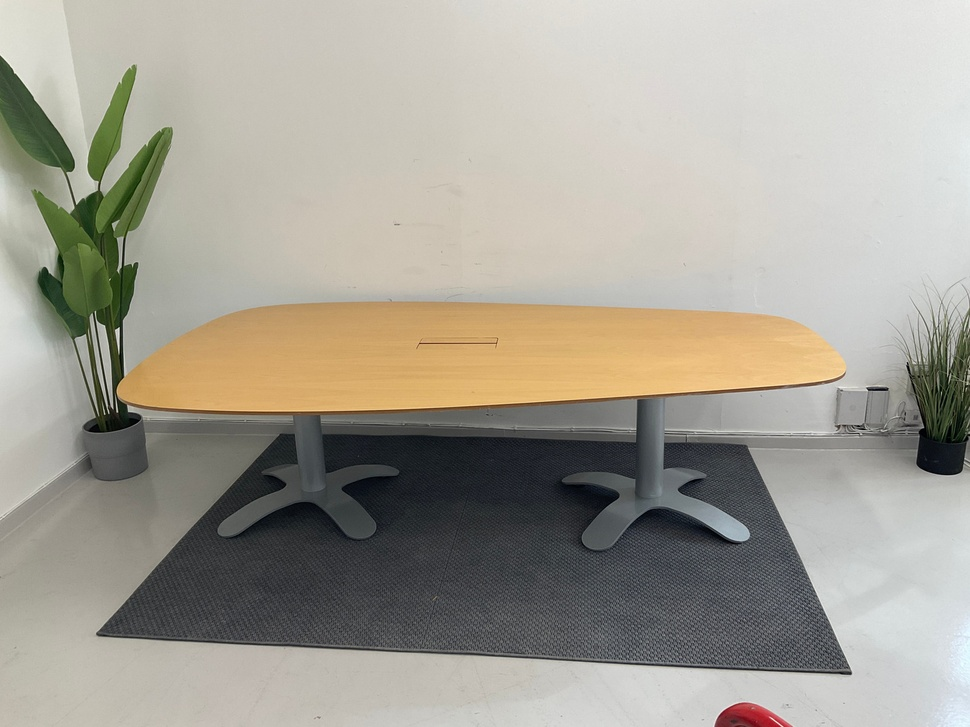
#> input picture Resources/konferansebord.jpg, 970 x 727 px, shrunk from 1600 x 1200 before the run
$ python chapter1.py
#> lines starting #> are read from the running program, lines starting #| are printed output that depends on the picture; after the words box and inside, x2 and y2 are one past the last pixel; in counts of white or black regions, pixels touching at a corner belong together
# Importing the OpenCV library.
import cv2

# Importing the numpy library.
import numpy as np

# Reading the image from the path and storing it in the variable img.
img = cv2.imread("../Resources/konferansebord.jpg")
#> img is the input picture: shape (727, 970, 3); mean B, G, R 149.3, 160.3, 164.3

"""
    Kernel values are multiplied with pixel values. If all of them are zero,
    the output will be zero. If it is not 1, the output is multiplied by the
    value you provide into kernel. It is 1 to maintain the pixel value and ALL
    1 since that is what the erosion filter accomplishes.
    Kernels are often 1, 0, -1 combinations, depending on the kernel's aim.
    As an example, in your case, a kernel of 5x5 1s is multiplied by 5x5
    sub-images (which I think sums of pixel values of it).
"""

# Creating a kernel of 5x5 zeros.
kernel = np.ones((5, 5), np.uint8)

# Converting the image to gray scale.
imgGray = cv2.cvtColor(img, cv2.COLOR_BGR2GRAY)
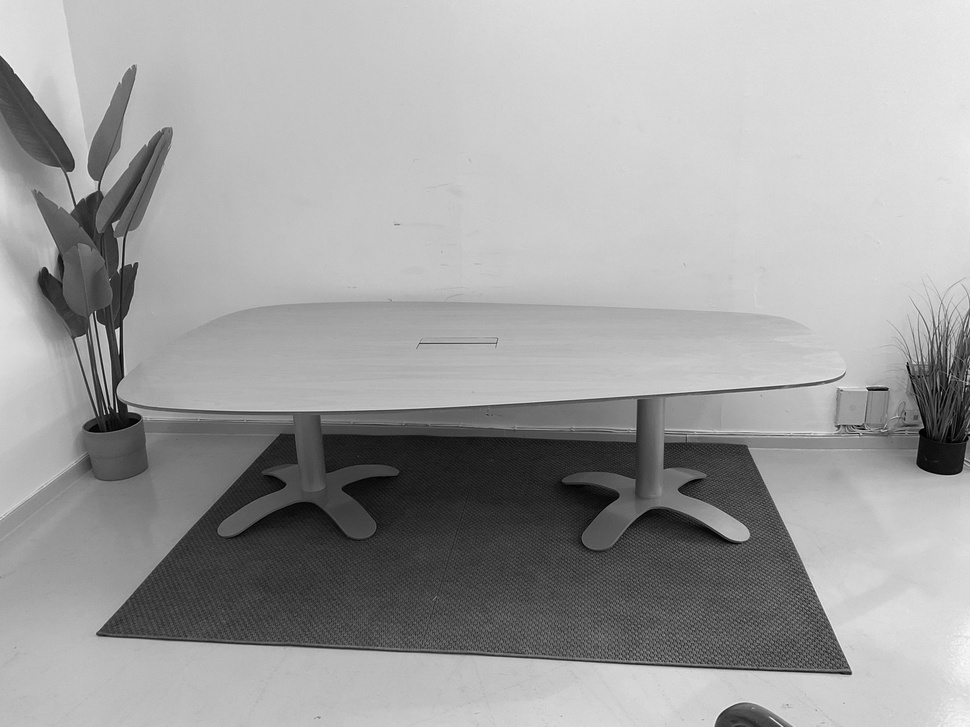
#> imgGray: shape (727, 970); min 0, max 249, mean 160.2

# Blurring the image.
imgBlur = cv2.GaussianBlur(imgGray, (7, 7), 0)

# Detecting the edges of the image.
imgCanny = cv2.Canny(img, 150, 200)
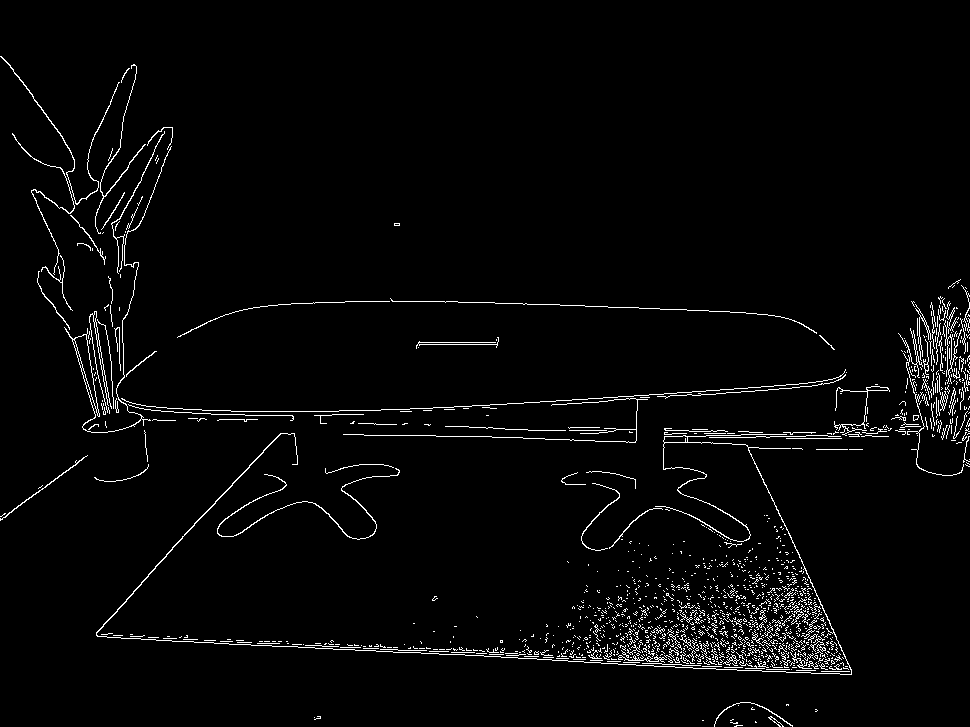
#> imgCanny: shape (727, 970); 2.7% white in thin lines or dots


"""
    Dilation adds pixels to the boundaries of objects in an image, while
    erosion removes pixels on object boundaries. The number of pixels
    added or removed from the objects in an image depends on the size
    and shape of the structuring element used to process the image.
"""

# The below code is dilating the image.
imgDialation = cv2.dilate(imgCanny, kernel, iterations=1)
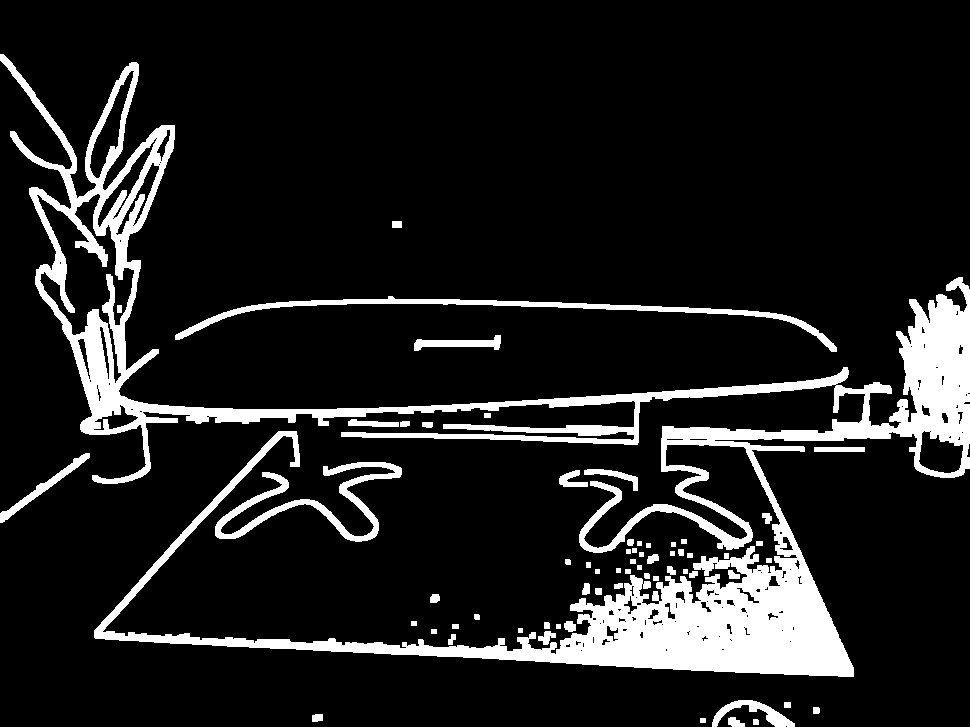
#> imgDialation: shape (727, 970); 12.3% white; 64 white regions, largest, box (x1, y1, x2, y2) and area: (0, 54, 970, 677) 74312, (175, 296, 837, 352) 3710, (215, 462, 402, 542) 3162


"""
    Erosion shrink-ens the image pixels i.e. it is used for shrinking of element
    using element B. Erosion removes pixels on object boundaries.: The value of
    the output pixel is the minimum value of all the pixels in the neighborhood.
    A pixel is set to 0 if any of the neighboring pixels have the value 0.
"""

# The below code is eroding the image.
imgEroded = cv2.erode(imgDialation, kernel, iterations=1)
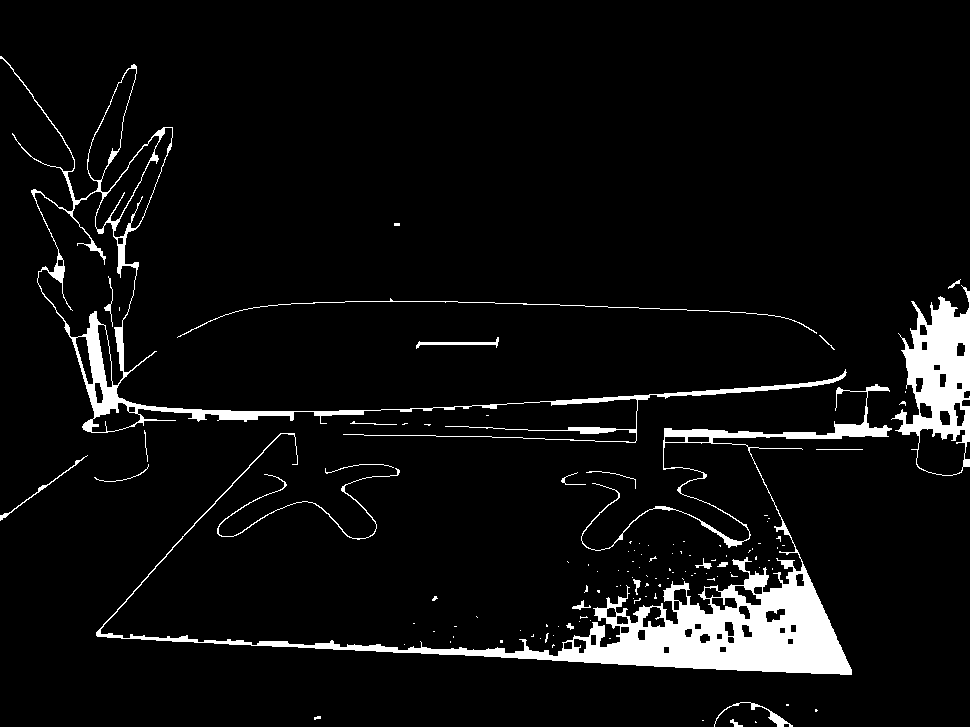
#> imgEroded: shape (727, 970); 5.9% white; 117 white regions (92 under 20 px), largest, box (x1, y1, x2, y2) and area: (96, 384, 892, 675) 22715, (0, 56, 847, 443) 8981, (891, 285, 970, 476) 6802


# Showing the images in a window.
cv2.imshow("Original Image", img)
cv2.imshow("Gray Image", imgGray)
cv2.imshow("Blur Image", imgBlur)
cv2.imshow("Canny Image", imgCanny)
cv2.imshow("Dialation Image", imgDialation)
cv2.imshow("Eroded Image", imgEroded)

# Waiting for a key to be pressed.
cv2.waitKey(0)

$ run again, with Resources/family.png saved as Resources/konferansebord.jpg
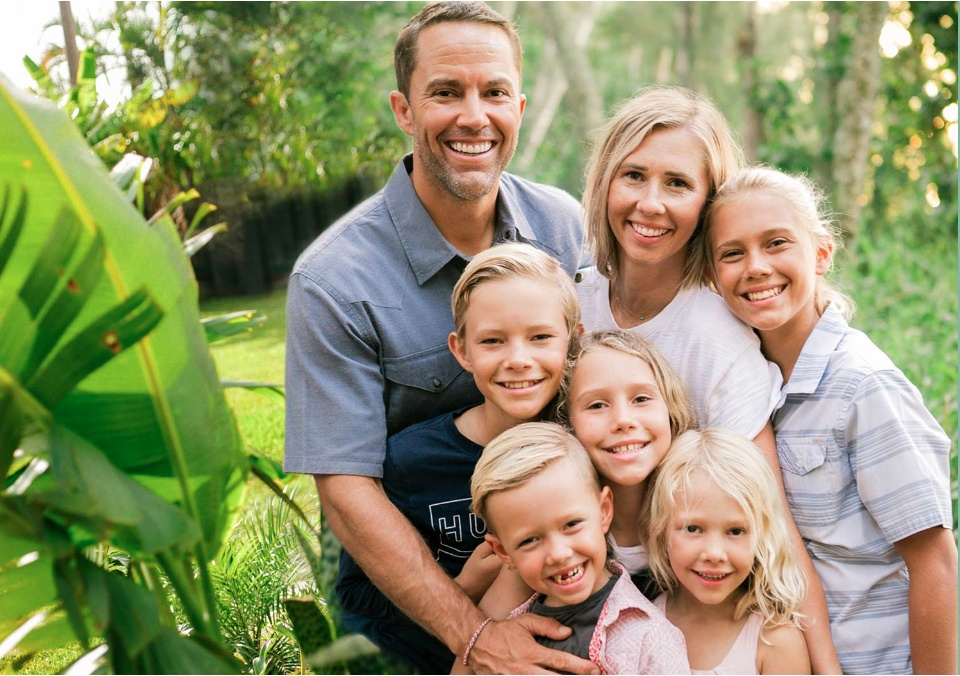
#> input picture Resources/family.png, 960 x 676 px
#> img is the input picture: shape (676, 960, 3); mean B, G, R 107.9, 147.7, 147.4
#> `imgCanny = cv2.Canny(img, 150, 200)`:
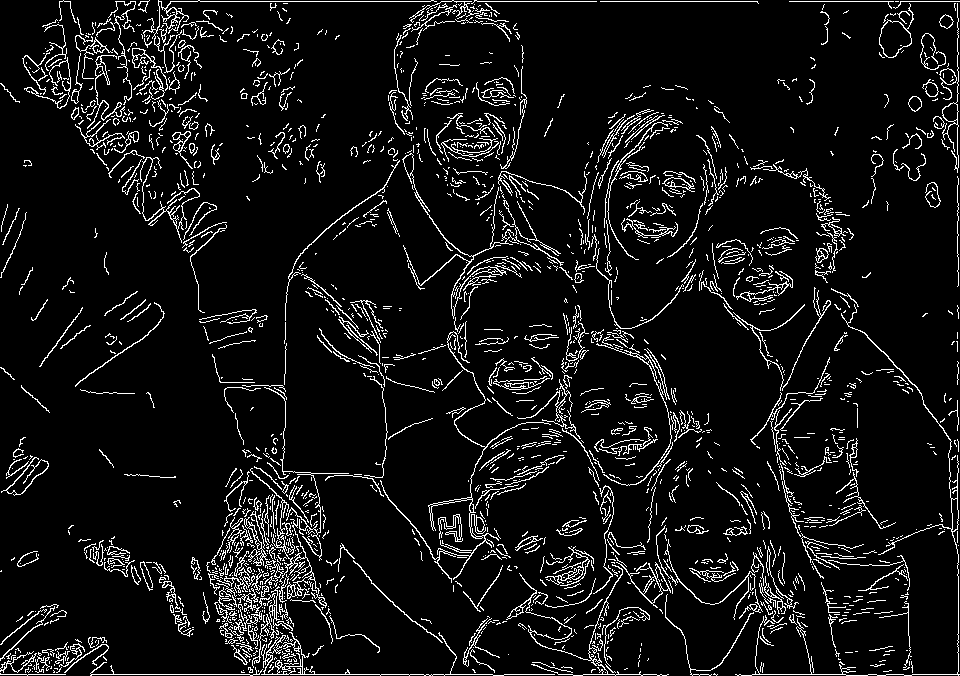
#> imgCanny: shape (676, 960); 7.7% white in thin lines or dots
#> imgDialation: shape (676, 960); 34.1% white; 130 white regions, largest, box (x1, y1, x2, y2) and area: (0, 0, 960, 676) 173546, (787, 0, 960, 289) 7534, (727, 132, 856, 285) 3673
#> `imgEroded = cv2.erode(imgDialation, kernel, iterations=1)`:
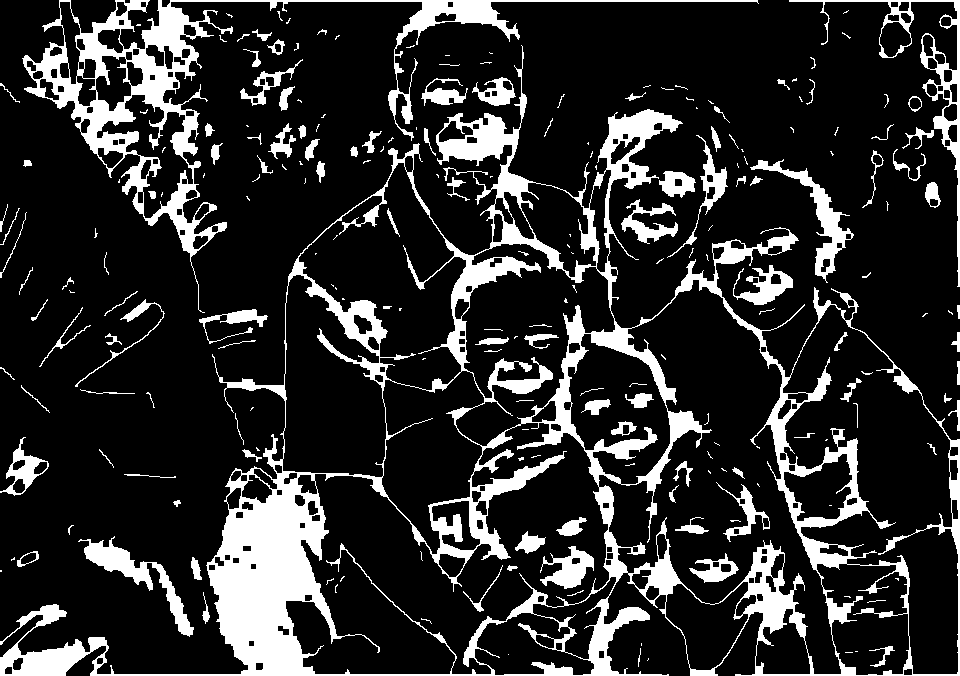
#> imgEroded: shape (676, 960); 17.5% white; 224 white regions (112 under 20 px), largest, box (x1, y1, x2, y2) and area: (0, 45, 960, 676) 70401, (22, 0, 759, 313) 17317, (789, 0, 960, 287) 3022
